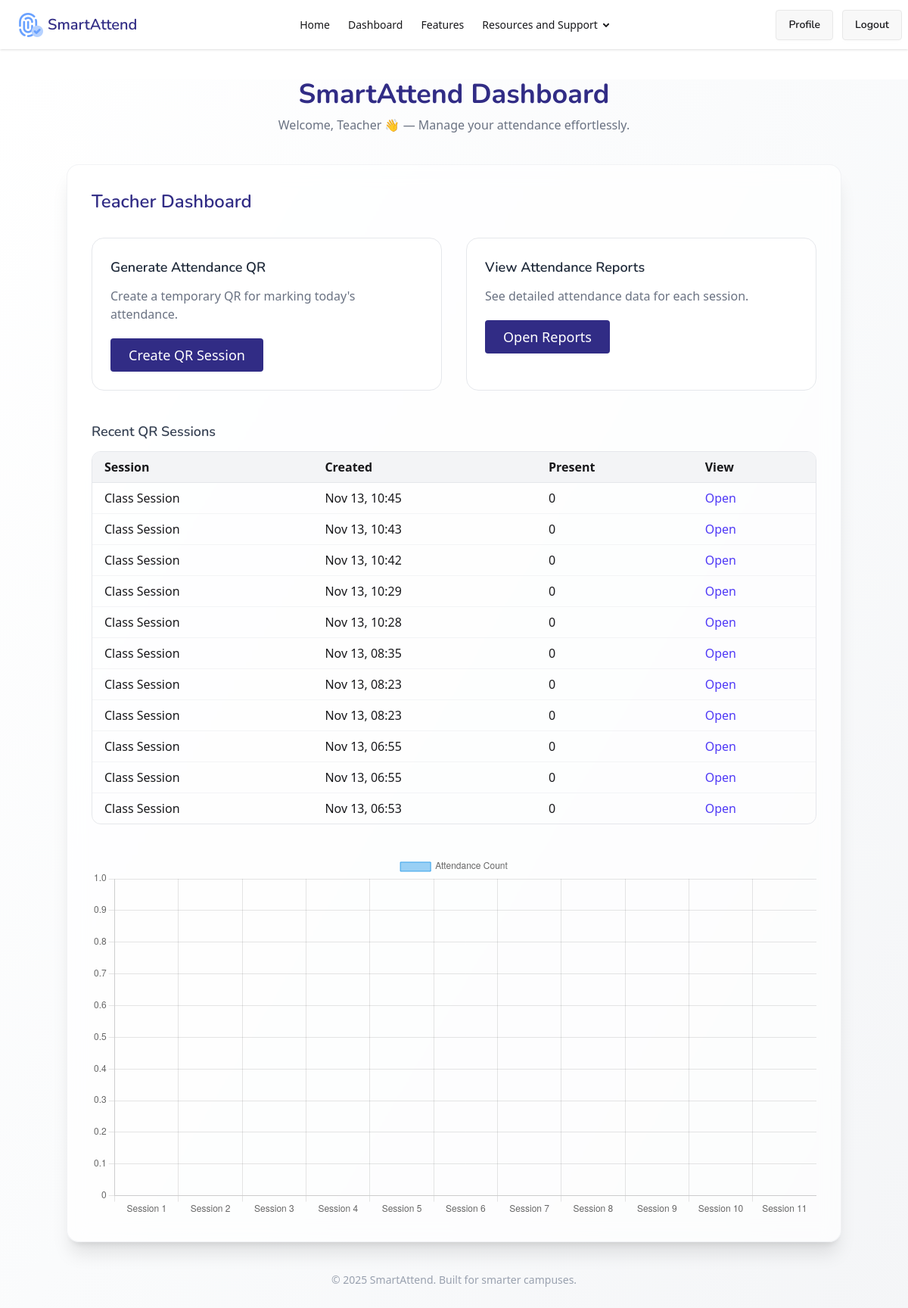
Page /dashboard/ (signed in) on the committed database.
### attendance/models.py (models this page shows, shortened)
class CustomUser(AbstractUser):
    ROLE_CHOICES = (
        ('student', 'Student'),
        ('teacher', 'Teacher'),
    )
    role = models.CharField(max_length=10, choices=ROLE_CHOICES)
    department = models.CharField(max_length=100, blank=True, null=True)
    roll_number = models.CharField(max_length=50, blank=True, null=True)
    subject = models.CharField(max_length=100, blank=True, null=True)

class ClassSession(models.Model):
    token = models.CharField(max_length=64, unique=True, default=generate_unique_token, editable=False)
    created_at = models.DateTimeField(auto_now_add=True)
    expires_at = models.DateTimeField()
    used_by = models.ManyToManyField('CustomUser', blank=True)
    teacher = models.ForeignKey(
        settings.AUTH_USER_MODEL,
        on_delete=models.CASCADE,
        related_name="sessions",
        null=True,
        blank=True
    )

### attendance/views.py (the view, shortened to what this page needs)
# urls.py: path('dashboard/', views.dashboard, name="app-dashboard"),
@login_required
def dashboard(request):
    sessions = None
    records = None
    session_labels_json = "[]"
    session_counts_json = "[]"
    if request.user.role == "teacher":
        sessions = ClassSession.objects.filter(teacher=request.user).order_by("-created_at")
        session_labels = [f"Session {i+1}" for i in range(len(sessions))]
        session_counts = [Attendance.objects.filter(session=s).count() for s in sessions]
        session_labels_json = json.dumps(session_labels)
        session_counts_json = json.dumps(session_counts)
        for s in sessions:
            s.count = Attendance.objects.filter(session=s).count()
        return render(request, "attendance/dashboard.html", {
            "is_teacher": True,
            "sessions": sessions,
            "records": records,
            "session_labels": session_labels_json,
            "session_counts": session_counts_json,
        })

### attendance/templates/attendance/dashboard.html (shortened to what this page needs)
{% extends 'attendance/base.html' %}
{% block bodyblock %}
<div class="min-h-screen flex flex-col items-center justify-start bg-gradient-to-br from-white via-gray-50 to-gray-100 mt-10">
  <div class="text-center mb-10">
    <h1 class="text-4xl font-bold text-indigo-900 font-[Nunito]">SmartAttend Dashboard</h1>
    <p class="text-gray-500 mt-2">
      Welcome, {{ user.username|title }} 👋 — Manage your attendance effortlessly.
    </p>
  </div>
  <div class="w-full max-w-5xl bg-white/70 backdrop-blur-md shadow-xl rounded-2xl p-8 border border-gray-200/50">
    {% if user.is_authenticated and user.role == 'teacher' %}
    <h2 class="text-2xl font-semibold mb-8 text-indigo-900 font-[Nunito]">Teacher Dashboard</h2>
    <div class="grid md:grid-cols-2 gap-8">
      <div class="p-6 rounded-2xl bg-white border border-gray-200 hover:shadow-lg transition-all duration-300">
        <h3 class="text-lg font-semibold text-gray-800 mb-3 font-[Nunito]">Generate Attendance QR</h3>
        <p class="text-gray-500 mb-5">Create a temporary QR for marking today's attendance.</p>
        <a href="{% url 'create_qr' %}">
          <button class="inline-flex text-white bg-[#312c85] border-0 py-2 px-6 hover:bg-[#251f6d] rounded text-lg">
            Create QR Session
          </button>
        </a>
      </div>
      <div class="p-6 rounded-2xl bg-white border border-gray-200 hover:shadow-lg transition-all duration-300">
        <h3 class="text-lg font-semibold text-gray-800 mb-3 font-[Nunito]">View Attendance Reports</h3>
        <p class="text-gray-500 mb-5">See detailed attendance data for each session.</p>
        <a href="#">
          <button class="inline-flex text-white bg-[#312c85] border-0 py-2 px-6 hover:bg-[#251f6d] rounded text-lg">
            Open Reports
          </button>
        </a>
      </div>
    </div>
    <div class="mt-10">
      <h3 class="text-lg font-semibold mb-3 text-gray-700 font-[Nunito]">Recent QR Sessions</h3>
      {% if sessions %}
      <div class="overflow-x-auto rounded-xl border border-gray-200">
        <table class="min-w-full divide-y divide-gray-200 text-left">
          <thead class="bg-gray-100">
            <tr>
              <th class="py-2 px-4">Session</th>
              <th class="py-2 px-4">Created</th>
              <th class="py-2 px-4">Present</th>
              <th class="py-2 px-4">View</th>
            </tr>
          </thead>
          <tbody class="divide-y divide-gray-100">
            {% for s in sessions %}
            <tr>
              <td class="py-2 px-4 font-medium">{{ s.title|default:"Class Session" }}</td>
              <td class="py-2 px-4">{{ s.created_at|date:"M d, H:i" }}</td>
              <td class="py-2 px-4">{{ s.count }}</td>
              <td class="py-2 px-4">
                 <a href="{% url 'session-report' s.id %}" class="text-indigo-600 hover:underline">Open</a>
              </td>
            </tr>
            {% endfor %}
          </tbody>
        </table>
      </div>
      {% else %}
        <p class="text-gray-500 mt-3">No sessions created yet.</p>
      {% endif %}
    </div>
    {% if user.role == 'teacher' %}
      <canvas id="sessionChart" class="mt-10 w-full"></canvas>
      <script>
      const labels = JSON.parse('{{ session_labels|safe }}');
      const counts = JSON.parse('{{ session_counts|safe }}');
      if (labels.length > 0) {
        const ctx = document.getElementById('sessionChart');
        new Chart(ctx, {
          type: 'bar',
          data: {
            labels: labels,
            datasets: [{
              label: 'Attendance Count',
              data: counts,
              borderWidth: 1,
              backgroundColor: 'rgba(54, 162, 235, 0.5)',
              borderColor: 'rgba(54, 162, 235, 1)'
            }]
          },
          options: {
            scales: {
              y: { beginAtZero: true }
            }
          }
        });
      }
      </script>
    {% endif %}
    {% endif %}
  </div>
  <p class="text-gray-400 text-sm mt-10 mb-6">
    © 2025 SmartAttend. Built for smarter campuses.
  </p>
</div>
{% endblock %}

### attendance/templates/attendance/base.html (shortened to what this page needs)
{% load static %}
<!DOCTYPE html>
<html lang="en">
<head>
    <link href="https://cdn.jsdelivr.net/npm/daisyui@5" rel="stylesheet" type="text/css" />
    <link rel='stylesheet' href='https://cdn-uicons.flaticon.com/3.0.0/uicons-regular-rounded/css/uicons-regular-rounded.css'>
</head>
<body>
    <div class="navbar bg-base-100 shadow-sm">
        <div class="navbar-start">
            <a class="btn btn-ghost text-xl font-[Nunito] text-indigo-900" href="{% url 'landing' %}"><img src="{% static 'nav1.png' %}" alt="nav-bar"> SmartAttend</a>
        </div>
        <div class="navbar-center hidden lg:flex">
            <ul class="menu menu-horizontal px-1">
            <li><a href="#">Home</a></li>
            <li><a href="{% url 'app-dashboard' %}">Dashboard</a></li>
            <li><a>Features</a></li>
            <li>
                <details>
                <summary>Resources and Support</summary>
                </details>
            </li>
            </ul>
        </div>
        <div class="navbar-end">
            {% if user.is_authenticated %}
                <a class="btn font-[Nunito] mr-3" href="#">Profile</a>
                <a class="btn font-[Nunito]" href="{% url 'logout' %}">Logout</a>
            {% else %}
                <a class="btn font-[Nunito]" href="{% url 'login' %}">Login</a>
            {% endif %}
        </div>
    </div>
    {% block bodyblock %} {% endblock %}
    <script src="https://cdn.jsdelivr.net/npm/@tailwindcss/browser@4"></script>
</body>
</html>

### rows in the picture
CustomUser: username "Teacher"
ClassSession: title "Class Session", created_at "Nov 13, 10:45", count "0"
ClassSession: title "Class Session", created_at "Nov 13, 10:43", count "0"
ClassSession: title "Class Session", created_at "Nov 13, 10:42", count "0"
ClassSession: title "Class Session", created_at "Nov 13, 10:29", count "0"
ClassSession: title "Class Session", created_at "Nov 13, 10:28", count "0"
ClassSession: title "Class Session", created_at "Nov 13, 08:35", count "0"
ClassSession: title "Class Session", created_at "Nov 13, 08:23", count "0"
ClassSession: title "Class Session", created_at "Nov 13, 08:23", count "0"
ClassSession: title "Class Session", created_at "Nov 13, 06:55", count "0"
ClassSession: title "Class Session", created_at "Nov 13, 06:55", count "0"
ClassSession: title "Class Session", created_at "Nov 13, 06:53", count "0"

### other values in the picture
chart data {{ session_counts|safe }} [0, 0, 0, 0, 0, 0, 0, 0, 0, 0, 0]
